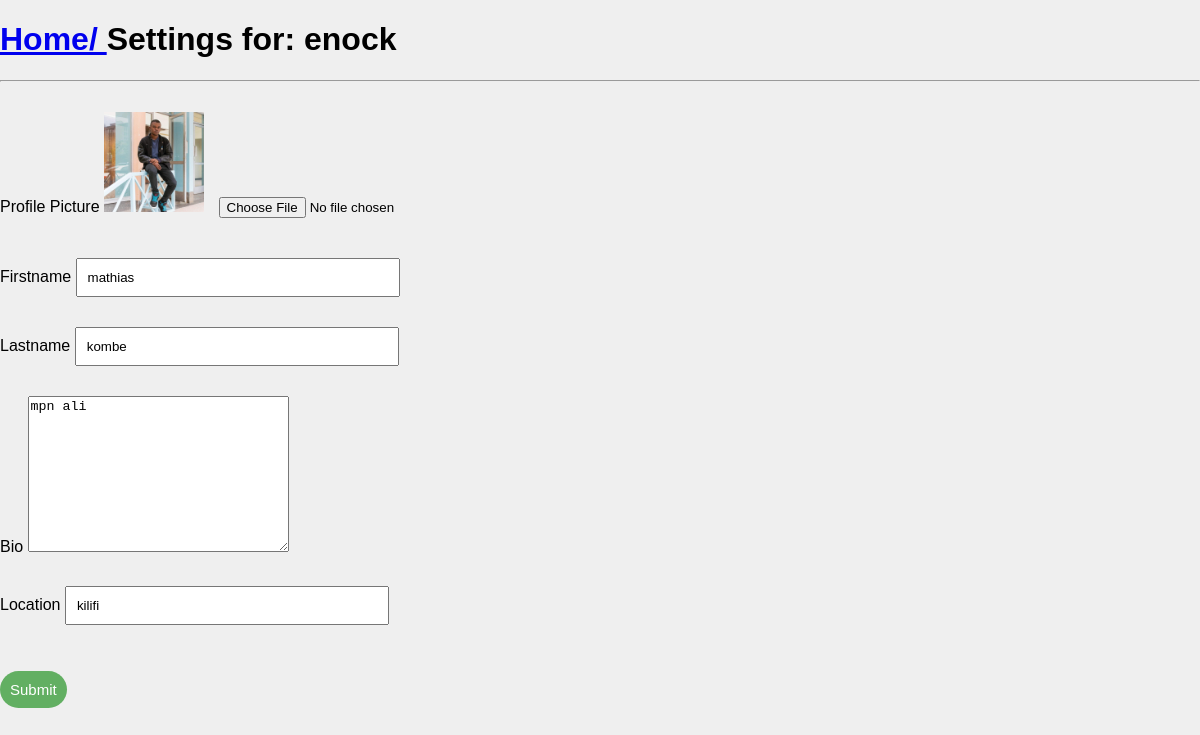
Page /settings/ (signed in) on the committed database.
### core/models.py (models this page shows, shortened)
class Profile(models.Model):
    user = models.ForeignKey(User,  on_delete=models.CASCADE)
    id_user = models.IntegerField()
    first_name = models.CharField(max_length=100,blank=True)
    second_name = models.CharField(max_length=100, blank=True)
    email = models.CharField(max_length=150, blank=True)
    bio = models.TextField(blank=True)
    profileimg = models.ImageField(upload_to='profileimg',default='blank-prof.jpg')
    location = models.CharField(max_length=100, blank=True)

### core/views.py (the view, shortened to what this page needs)
# urls.py: path('settings/', views.settings, name='settings'),
@login_required(login_url='login')
def settings(request):
    user_profile = Profile.objects.get (user= request.user)
    return render( request, 'settings.html', {'user_profile':user_profile})

### templates/settings.html (shortened to what this page needs)
<!DOCTYPE html>
<html lang="en">
<head>
    <link rel="stylesheet" href="">
</head>
<body class="settings">
    <div class="signForm">
        <h1 class="signuphead"> <a href="{% url 'home' %}">Home/ </a> Settings for: {{user.username}}</h1>
        <hr>
        <form action="" method="POST" enctype="multipart/form-data">
            <div class="settings-div">
                <label for="firstname ">Profile Picture</label>
                <img width="100" height="100" src="{{user_profile.profileimg.url}}" >
                <input type="file" id="input-settings" name="image"  value="">
            </div>
            <div class="settings-div">
                <label for="firstname ">Firstname</label>
                <input type="text" id="input-settings" name="firstname" value="{{user_profile.first_name }}">
            </div>
            <div class="settings-div">
                <label for="lastname ">Lastname</label>
                <input type="text" id="input-settings" name="lastname"  value="{{user_profile.second_name}}">
            </div>
            <div class="settings-div">
                <label for="Bio ">Bio</label>
                <textarea name="bio"  cols="30" rows="10">{{user_profile.bio}}</textarea>
            </div>
            <div>
                <label for="Location ">Location</label>
                <input type="text" id="input-settings" name="location"  value="{{user_profile.location}}">
            </div>
            <br>
            <br>
            <button type="submit" id="settingsbtn">Submit</button>
        </form>
    </div>
</body>
</html>

### templates/settings.html (style rules this page uses)
.settings { margin: 0; padding: 0; font-family: 'poppins',sans-serif; box-sizing: border-box; background-color: #efefef; }
.settings-div { margin: 30px 0; }
#input-settings { padding: 10px; width: 300px; }
#settingsbtn { color: #fff; align-items: center; padding: 10px; border-radius: 20px; font-size: 15px; margin: 10px 0; border: none; outline: none; cursor: pointer; background-color: rgb(98, 175, 98); }

### rows in the picture
Profile: profileimg (picture), firstname "mathias", lastname "kombe", bio "mpn ali", location "kilifi"

### other values in the picture
{{ user.username }} "enock"
